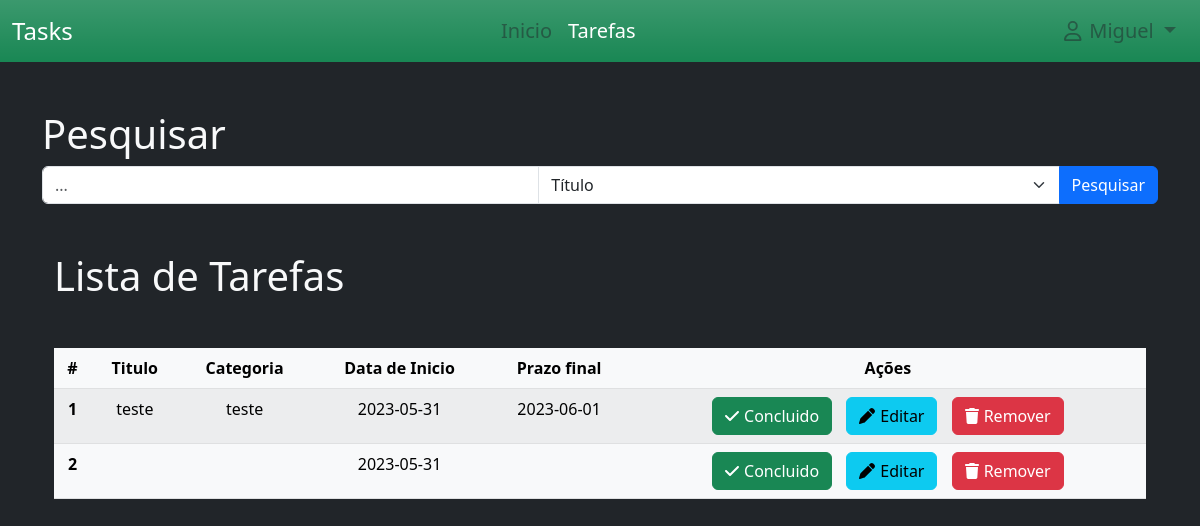
The app's page /tasks (signed in) with its own data.
### project/models.py (models this page shows)
class User(db.Model, UserMixin):
    id = db.Column(db.Integer(), primary_key=True)
    username = db.Column(db.String(30), nullable=False, unique=True)
    email_address = db.Column(db.String(50),nullable=False, unique=True)
    password_hash = db.Column(db.String(60),nullable=False)

class Task(db.Model):
    date_time = datetime.now()
    id = db.Column(db.Integer(), primary_key=True)
    title=db.Column(db.String(200),nullable=False)
    desc = db.Column(db.String(100), nullable=False)
    category = db.Column(db.String(100), nullable = False)
    state = db.Column(db.Boolean(), default=False)
    date_start = db.Column(db.String(), default=date_time.strftime("%Y-%m-%d"))
    date_end = db.Column(db.String())
    id_user = db.Column(db.Integer(), db.ForeignKey('user.id'), nullable=True)

### project/routes.py (the view)
@app.route("/tasks")
def tasks():
    tasks = Task.query.filter_by(id_user = current_user.id).all()
    return render_template('tarefas.html', tasks=tasks)

### project/models.py (called while the page is built)
@login_manager.user_loader
def load_user(user_id):
    return User.query.get(int(user_id))

### project/templates/tarefas.html (shortened to what this page needs)
{% extends './layout/base.html' %}
{% block navbar %}
{% include 'includes/navbar.html' %}
{% endblock %}
{% block content %}
<div class="container mt-5">
    <h1 class="text-light">Pesquisar</h1>
    <div class="input-group mb-3">
        <input id="searchInput" type="text" class="form-control" placeholder="...">
        <select id="searchField" class="form-select">
            <option value="title">Título</option>
        </select>
        <button id="searchButton" class="btn btn-primary">Pesquisar</button>
    </div>
        <div class="container mt-5">
            <h1 class="text-light">Lista de Tarefas</h1>
            <table class="table table-light table-striped mt-5 text-center">
                <thead class="table-light">
                  <tr>
                    <th scope="col">#</th>
                    <th scope="col">Titulo</th>
                    <th scope="col">Categoria</th>
                    <th scope="col">Data de Inicio</th>
                    <th scope="col">Prazo final</th>
                    <th scope="col">Ações</th>
                  </tr>
                </thead>
                <tbody>
                    {% for task in tasks %}
                        <tr>
                            <th scope="row">{{ loop.index }}</th>
                            <td>{{ task.title }}</td>
                            <td>{{ task.category }}</td>
                            <td>{{ task.date_start }}</td>
                            <td>{{ task.date_end }}</td>
                            <td  style="right: 0%;">
                                <a href="{{ url_for('task_done', task_id=task.id) }}" class="flex btn btn-success" style="margin-right: 10px;">
                                    <i class="fa-solid fa-check" style="margin-right: 5px;"></i>Concluido
                                </a>
                                <a href="{{ url_for('update_task', task_id=task.id) }}" class="flex btn btn-info" style="margin-right: 10px;">
                                    <i class="fa-solid fa-pen" style="margin-right: 5px;"></i>Editar
                                </a>
                                <a class="flex btn btn-danger" data-bs-toggle="modal" data-bs-target="#staticBackdrop_{{ task.id }}">
                                    <i class="fa-solid fa-trash" style="margin-right: 5px;"></i>Remover
                                </a>
                            </td>
                        </tr>
                    {% endfor %}
                </tbody>
              </table>
        </div>
</div>
{% endblock %}

### project/templates/includes/navbar.html (shortened to what this page needs)
{% block navbar %}
<nav class="navbar navbar-expand-lg bg-success bg-gradient" style="top: 0% ;">
    <div class="container-fluid">
        <a class="navbar-brand text-white fs-4">Tasks</a>
        <div class="collapse navbar-collapse justify-content-center w-100" id="navbarNavDropdown">
            <ul class="navbar-nav">
                <li class="nav-item">
                    <a id="idNavInicio" class="nav-link text-body-tertiary fs-5" aria-current="page" href="{{ url_for('index') }}">Inicio</a>
                </li>
                <li class="nav-item">
                    <a id="idNavTarefas" class="nav-link text-body-tertiary fs-5" href="{{ url_for('tasks') }}">Tarefas</a>
                </li>
            </ul>
        </div>
        <div class="collapse navbar-collapse justify-content-end">
            <ul class="navbar-nav d-flex flex-row me-1">
                <li class="nav-item dropdown">
                    <a class="nav-link dropdown-toggle text-body-tertiary fs-5" href="#" role="button" data-bs-toggle="dropdown"aria-expanded="false">
                        <i class="fa-regular fa-user mx-2"></i>{{ current_user.username }}
                    </a>
                </li>
            </ul>
        </div>
    </div>
</nav>
{% endblock %}

### records on screen
User: username "Miguel"
Task: title "teste", category "teste", date_start "2023-05-31", date_end "2023-06-01"
Task: date_start "2023-05-31"
